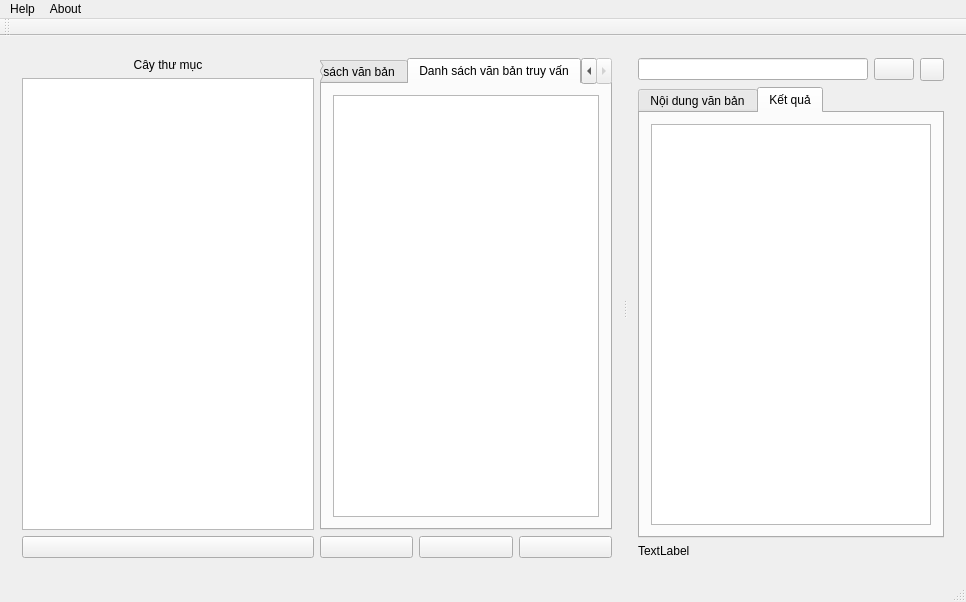
<?xml version="1.0" encoding="UTF-8"?>
<ui version="4.0">
 <class>Search_Engine_GUIClass</class>
 <widget class="QMainWindow" name="Search_Engine_GUIClass">
  <property name="geometry">
   <rect>
    <x>0</x>
    <y>0</y>
    <width>966</width>
    <height>602</height>
   </rect>
  </property>
  <property name="windowTitle">
   <string>Search_Engine_GUI</string>
  </property>
  <widget class="QWidget" name="centralWidget">
   <layout class="QVBoxLayout" name="verticalLayout_4">
    <item>
     <widget class="QSplitter" name="splitter">
      <property name="orientation">
       <enum>Qt::Horizontal</enum>
      </property>
      <widget class="QWidget" name="layoutWidget">
       <layout class="QHBoxLayout" name="horizontalLayout_7">
        <item>
         <layout class="QVBoxLayout" name="verticalLayout_3">
          <item>
           <widget class="QLabel" name="label">
            <property name="text">
             <string>&lt;html&gt;&lt;head/&gt;&lt;body&gt;&lt;p align=&quot;center&quot;&gt;Cây thư mục&lt;/p&gt;&lt;/body&gt;&lt;/html&gt;</string>
            </property>
           </widget>
          </item>
          <item>
           <widget class="QTreeView" name="treeView"/>
          </item>
          <item>
           <layout class="QHBoxLayout" name="horizontalLayout_4">
            <item>
             <widget class="QPushButton" name="LoadDir">
              <property name="toolTip">
               <string>&lt;html&gt;&lt;head/&gt;&lt;body&gt;&lt;p&gt;Hiển thị danh sách các văn bản bên trong thư mục cần truy xuất&lt;/p&gt;&lt;/body&gt;&lt;/html&gt;</string>
              </property>
              <property name="autoFillBackground">
               <bool>false</bool>
              </property>
              <property name="text">
               <string/>
              </property>
              <property name="icon">
               <iconset>
                <normaloff>.</normaloff>.</iconset>
              </property>
              <property name="shortcut">
               <string/>
              </property>
             </widget>
            </item>
           </layout>
          </item>
         </layout>
        </item>
        <item>
         <layout class="QVBoxLayout" name="verticalLayout_2">
          <item>
           <widget class="QTabWidget" name="tabWidget">
            <property name="currentIndex">
             <number>1</number>
            </property>
            <widget class="QWidget" name="tab">
             <attribute name="title">
              <string>Danh sách văn bản</string>
             </attribute>
             <layout class="QHBoxLayout" name="horizontalLayout_2">
              <item>
               <widget class="QListView" name="listView"/>
              </item>
             </layout>
            </widget>
            <widget class="QWidget" name="tab_2">
             <attribute name="title">
              <string>Danh sách văn bản truy vấn</string>
             </attribute>
             <layout class="QHBoxLayout" name="horizontalLayout_3">
              <item>
               <widget class="QListView" name="listView_2"/>
              </item>
             </layout>
            </widget>
           </widget>
          </item>
          <item>
           <layout class="QHBoxLayout" name="horizontalLayout">
            <item>
             <widget class="QPushButton" name="LoadFile">
              <property name="toolTip">
               <string>&lt;html&gt;&lt;head/&gt;&lt;body&gt;&lt;p&gt;Hiển thị nội dung văn bản&lt;/p&gt;&lt;/body&gt;&lt;/html&gt;</string>
              </property>
              <property name="text">
               <string/>
              </property>
             </widget>
            </item>
            <item>
             <widget class="QPushButton" name="AddFile">
              <property name="toolTip">
               <string>&lt;html&gt;&lt;head/&gt;&lt;body&gt;&lt;p&gt;Thêm văn bản vào danh sách cần truy vấn [Imcomplete]&lt;/p&gt;&lt;/body&gt;&lt;/html&gt;</string>
              </property>
              <property name="text">
               <string/>
              </property>
             </widget>
            </item>
            <item>
             <widget class="QPushButton" name="DelFile">
              <property name="toolTip">
               <string>&lt;html&gt;&lt;head/&gt;&lt;body&gt;&lt;p&gt;Xoá tệp văn bản đã chọn [Imcomplete]&lt;/p&gt;&lt;/body&gt;&lt;/html&gt;</string>
              </property>
              <property name="text">
               <string/>
              </property>
             </widget>
            </item>
           </layout>
          </item>
         </layout>
        </item>
       </layout>
      </widget>
      <widget class="QWidget" name="verticalLayoutWidget">
       <layout class="QVBoxLayout" name="verticalLayout">
        <item>
         <layout class="QHBoxLayout" name="horizontalLayout_5">
          <item>
           <widget class="QLineEdit" name="searchBox">
            <property name="text">
             <string/>
            </property>
           </widget>
          </item>
          <item>
           <widget class="QPushButton" name="searchButton">
            <property name="text">
             <string/>
            </property>
           </widget>
          </item>
          <item>
           <widget class="QToolButton" name="setting">
            <property name="text">
             <string/>
            </property>
           </widget>
          </item>
         </layout>
        </item>
        <item>
         <widget class="QTabWidget" name="tabWidget_2">
          <property name="currentIndex">
           <number>1</number>
          </property>
          <widget class="QWidget" name="tab_3">
           <attribute name="title">
            <string>Nội dung văn bản</string>
           </attribute>
           <layout class="QVBoxLayout" name="verticalLayout_5">
            <item>
             <widget class="QTextBrowser" name="textBrowser"/>
            </item>
           </layout>
          </widget>
          <widget class="QWidget" name="tab_4">
           <attribute name="title">
            <string>Kết quả</string>
           </attribute>
           <layout class="QVBoxLayout" name="verticalLayout_6">
            <item>
             <widget class="QTableWidget" name="tableWidget"/>
            </item>
           </layout>
          </widget>
         </widget>
        </item>
        <item>
         <widget class="QLabel" name="resultInfo">
          <property name="text">
           <string>TextLabel</string>
          </property>
         </widget>
        </item>
        <item>
         <layout class="QHBoxLayout" name="horizontalLayout_6"/>
        </item>
       </layout>
      </widget>
     </widget>
    </item>
   </layout>
  </widget>
  <widget class="QMenuBar" name="menuBar">
   <property name="geometry">
    <rect>
     <x>0</x>
     <y>0</y>
     <width>966</width>
     <height>22</height>
    </rect>
   </property>
   <widget class="QMenu" name="menuHelp">
    <property name="title">
     <string>Help</string>
    </property>
   </widget>
   <widget class="QMenu" name="menuAbout">
    <property name="title">
     <string>About</string>
    </property>
   </widget>
   <addaction name="menuHelp"/>
   <addaction name="menuAbout"/>
  </widget>
  <widget class="QToolBar" name="mainToolBar">
   <attribute name="toolBarArea">
    <enum>TopToolBarArea</enum>
   </attribute>
   <attribute name="toolBarBreak">
    <bool>false</bool>
   </attribute>
  </widget>
  <widget class="QStatusBar" name="statusBar"/>
 </widget>
 <layoutdefault spacing="6" margin="11"/>
 <resources>
  <include location="Search_Engine_GUI.qrc"/>
 </resources>
 <connections/>
</ui>
